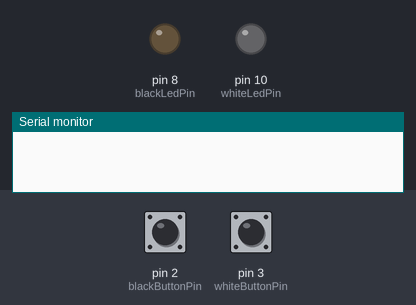
Bench run of a sketch on a simulated Arduino Uno, built with avr-gcc and run on an emulated ATmega328P. Shown: output pins drawn as LEDs (lit = HIGH), the last lines printed to the serial monitor. The test bench sets the inputs (shaded band); at power-on: pin 2 (blackButtonPin) HIGH, pin 3 (whiteButtonPin) HIGH.

Above: at 1.2 s.
1.3 s: pin 2 (blackButtonPin) pulled LOW for 0.15 s
At 2.3 s:
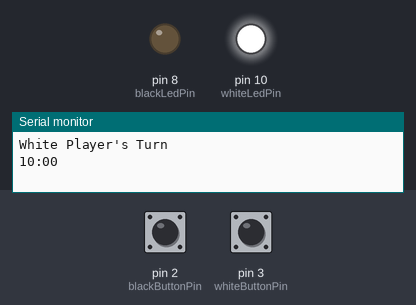
2.9 s: pin 3 (whiteButtonPin) pulled LOW for 0.15 s
At 3.5 s:
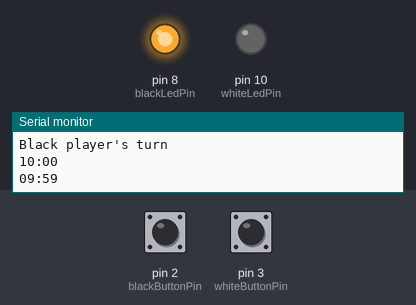
4.5 s: pin 2 (blackButtonPin) pulled LOW for 1 s
At 6.0 s:
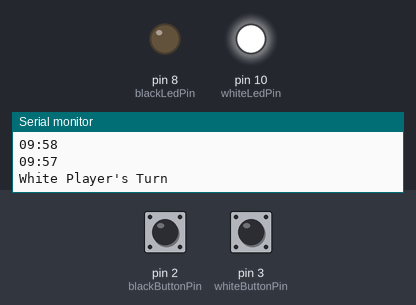
7.0 s: pin 3 (whiteButtonPin) pulled LOW for 1 s
At 9.1 s:
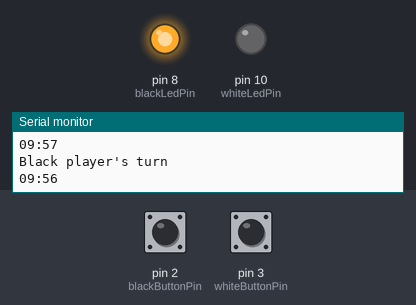
Timing chart, 0 to 10.5 s (numbered marks = the images above; inputs shaded):
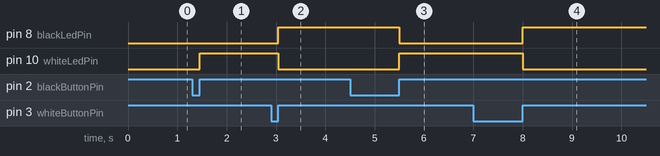

Measured:
- after the input at 1.3 s, pin 10 (whiteLedPin): LOW → HIGH after 0.15 s
- after the input at 2.9 s, pin 8 (blackLedPin): LOW → HIGH after 0.15 s; pin 10 (whiteLedPin): HIGH → LOW after 0.15 s
- after the input at 4.5 s, pin 8 (blackLedPin): HIGH → LOW after 1.0 s; pin 10 (whiteLedPin): LOW → HIGH after 1.0 s
- after the input at 7.0 s, pin 8 (blackLedPin): LOW → HIGH after 1.0 s; pin 10 (whiteLedPin): HIGH → LOW after 1.0 s

The sketch:

ChessClock.ino
```cpp
//Author: Matheus Silva dos Santos

//Pins used for the buttons and LEDs
  #define blackButtonPin 2
  #define whiteButtonPin 3
  #define whiteLedPin 10
  #define blackLedPin 8

 //Global variables
  int count = 0;                             //timer overflow counter
  int firstPrintWhite = 0;             //Flag to print the initial time of the white player, in our case "10:00", on the Serial Monitor
  int firstPrintBlack = 0;              //Flag to print the initial time of the black player, in our case "10:00", on the Serial Monitor
  int whiteTimer = 600;            //Timer for the white player (10 min = 600s)
  int blackTimer = 600;             //Timer for the black player (10 min = 600s)
  volatile boolean whiteLedOn = false;    //Flag to enable or disable the LED of the white player
  volatile boolean blackLedOn = false;     //Flag to enable or disable the LED of the black player
  volatile boolean printFlag = false;       //Flag to enable or disable the LED of the black player
  volatile boolean whiteTurn = false;  //Flag to print that it is the turn of the white player on the Serial Monitor
  volatile boolean blackTurn = false;   //Flag to print that it is the turn of the black player on the Serial Monitor

  void setup() {
    Serial.begin(9600);
    cli();   //disables global interrupt

    pinMode(whiteLedPin,OUTPUT);
    pinMode(blackLedPin,OUTPUT);
    pinMode(whiteButtonPin,INPUT_PULLUP);
    pinMode(blackButtonPin,INPUT_PULLUP);
    digitalWrite(whiteLedPin, LOW);
    digitalWrite(blackLedPin, LOW);

    attachInterrupt(digitalPinToInterrupt(whiteButtonPin),whiteButton, RISING);    //External interrupt for the white player button
    attachInterrupt(digitalPinToInterrupt(blackButtonPin),blackButton, RISING);    //External interrupt for the black player button

    TCCR2A = 0;                                   //zero TCCR2A register
    TCNT2 = 0x06;                                 //Start Timer2 at 6
    TCCR2B = ((TCCR2B & B11111000) | B00000110);  // prescaler 256
    TIMSK2 |= 0x01;                               //Set the least significant bit
    sei();                                        //enable global interrupt
  }

  void loop() {
    if(whiteLedOn){                    //If the white player's LED flag is "true", turn on the white player's LED and print their timer
      digitalWrite(whiteLedPin,HIGH);
      if(whiteTurn){                //Prints on the Serial Monitor that it is the white player's turn
        Serial.println("White Player's Turn");
        whiteTurn = !whiteTurn;
      }
      if(firstPrintWhite == 0){     //Print the initial time of the white player
        printTime(whiteTimer);
        firstPrintWhite = 1;
      }
      if(printFlag){                     //print the white player's timer on the Serial Monitor
        printTime(whiteTimer);
        printFlag = !printFlag;
      }
    }

    if(!whiteLedOn) digitalWrite(whiteLedPin,LOW); //If the white player's LED flag is "false", turn off the white player's LED

    if(blackLedOn){                    //If the flag for the Black player's LED is set to "true", turn on the Black player's LED and print its timer.
      digitalWrite(blackLedPin,HIGH);
      if(blackTurn){                //Print on the Serial Monitor that it will be Black player's turn.
        Serial.println("Black player's turn");
        blackTurn = !blackTurn;
      }
      if(firstPrintBlack == 0){     //Print the initial time of the Black player
        printTime(blackTimer);
        firstPrintBlack = 1;
      }
      if(printFlag){                    //Print the timer of the Black player on the Serial Monitor.
        printTime(blackTimer);
        printFlag = !printFlag;
      }
    }

    if(!blackLedOn) digitalWrite(blackLedPin,LOW); //If the flag of the Black player's LED is "false", turn off the Black player's LED.

    //If any timer runs out, the times of each player will be printed, and the game will be finished!
    if((whiteTimer == 0) or (blackTimer == 0)){
      Serial.println("The timer of one of the players has run out!");
      Serial.println("---------------------------------------------");
      Serial.print("Timer for White player: ");
      printTime(whiteTimer);
      Serial.print("Timer for Black player: ");
      printTime(blackTimer);
      Serial.println("---------------------------------------------");
      Serial.println("GAME OVER!");
      while(1);
    }
  }

  void whiteButton()
  {
    if(digitalRead(blackLedPin) != 1){ //Set the LED flag of the Black player to "true" and the LED flag of the White player to "false".
                                       //If the pin of the black player's LED is not in HIGH
      blackLedOn = !blackLedOn;
      whiteLedOn = !blackLedOn;
      blackTurn = !blackTurn;
    }
  }

  void blackButton()
  {
    if(digitalRead(whiteLedPin) != 1){ //Changes the Flag of the LED of the White player to "true" and the Flag of the LED of the Black player to "false".
                                       //If the LED pin of the White player is not set to HIGH, set the LED Flag of the White player to "true".
      whiteLedOn = !whiteLedOn;
      blackLedOn = !whiteLedOn;
      whiteTurn = !whiteTurn;
    }
  }

  //Timer Interrupt.
  //I'm using "Timer 2" for both the timer of the White player and the Black player
  ISR(TIMER2_OVF_vect) {
    if(digitalRead(whiteLedPin) == 1)  //Check if the Led pin of the White player is in HIGH
      count++;                             //increment the timer overflow counter
      TCNT2 = 0x06;                       //Starts Timer2 at 6.
      if (count == 250) {                  //verifies if the timer overflow counter has reached 250.
        whiteTimer --;           //Decrement the timer of the White player.
        count = 0;                         //Reset the counter.
        printFlag = !printFlag;           //Change the Flag to "true" to print the timer of the White player on the Serial Monitor.
      }

      if(digitalRead(blackLedPin) == 1) //Checks if the pin of the Black player's LED is in HIGH.
      count++;                             //increment the timer overflow counter
      TCNT2 = 0x06;                       //Starts Timer2 at 6.
      if (count == 250) {                  //verifies if the timer overflow counter has reached 250.
        blackTimer--;             //Decrement the timer of the Black player.
        count = 0;                         //Reset the counter.
        printFlag = !printFlag;           //Change the Flag to "true" to print the timer of the Black player on the Serial Monitor.
      }
  }

  //Function to print the players' timers.
  //With it, it avoids the loop() part of the program from being filled with "Serial.prints"
  void printTime(int temp){
    if((temp / 60) < 10)Serial.print("0");
    Serial.print(temp / 60);
    Serial.print(":");
    if((temp % 60) < 10)Serial.print("0");
    Serial.println(temp % 60);
  }
```
